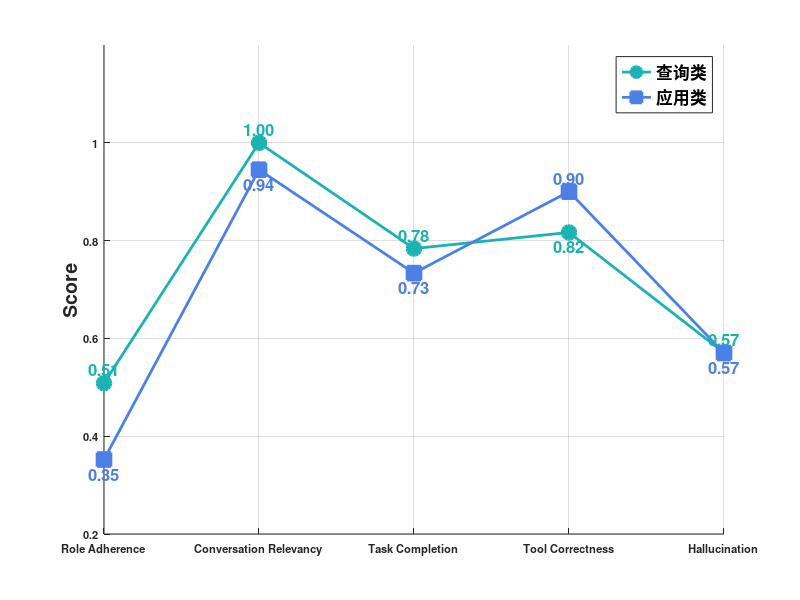

Reproduce this figure in MATLAB.
%% 1. REACT类不同问题的指标分析图
% time 
% 创建示例数据
clc;clear;
data1 = [0.50833, 0.35228; 1, 0.94499; 0.78375, 0.73347;0.81667,0.90018;0.57071,0.57004]; % 三行两列数据，每行代表一个例子，每列代表一种图例

% 设置X轴位置
x_positions = [1, 2, 3, 4, 5]; % 三个例子的X轴位置

% 创建图形
figure('Position', [100, 100, 900, 400]); % 设置图形位置和大小
%figure
% 绘制折线图
hold on; % 允许在同一图形上绘制多个对象

% 绘制第一种图例的数据点和连接线
plot(x_positions, data1(:,1), 'o-', 'LineWidth', 2, 'MarkerSize', 10, 'MarkerFaceColor', [0.1,0.7,0.7], 'Color', [0.1,0.7,0.7], 'DisplayName', '查询类');

% 绘制第二种图例的数据点和连接线
plot(x_positions, data1(:,2), 's-', 'LineWidth', 2, 'MarkerSize', 10, 'MarkerFaceColor', [0.3, 0.5, 0.9], 'Color', [0.3, 0.5, 0.9], 'DisplayName', '应用类');

% 在每个数据点上显示数值
% 计算数据点之间的垂直距离，用于确定标签偏移量
min_distance = min(abs(data1(:,1) - data1(:,2)))+0.03;
offset = min_distance / 2; % 使用最小距离的一半作为偏移量

% 在每个数据点上显示数值
for i = 1:length(x_positions)
    % 判断两个点的上下关系，智能放置标签
    if data1(i,1) > data1(i,2)
        % 查询类点在上，应用类点在下
        text(x_positions(i), data1(i,1) + offset, num2str(data1(i,1), '%.2f'), ...
            'HorizontalAlignment', 'center', ...
            'VerticalAlignment', 'bottom', ...
            'FontSize', 12, ...
            'Color', [0.1,0.7,0.7], ...
            'FontWeight', 'bold');
        
        text(x_positions(i), data1(i,2) - offset, num2str(data1(i,2), '%.2f'), ...
            'HorizontalAlignment', 'center', ...
            'VerticalAlignment', 'top', ...
            'FontSize', 12, ...
            'Color', [0.3, 0.5, 0.9], ...
            'FontWeight', 'bold');
    else
        % 应用类点在上，查询类点在下
        text(x_positions(i), data1(i,1) - offset, num2str(data1(i,1), '%.2f'), ...
            'HorizontalAlignment', 'center', ...
            'VerticalAlignment', 'top', ...
            'FontSize', 12, ...
            'Color', [0.1,0.7,0.7], ...
            'FontWeight', 'bold');
        
        text(x_positions(i), data1(i,2) + offset, num2str(data1(i,2), '%.2f'), ...
            'HorizontalAlignment', 'center', ...
            'VerticalAlignment', 'bottom', ...
            'FontSize', 12, ...
            'Color', [0.3, 0.5, 0.9], ...
            'FontWeight', 'bold');
    end
end

hold off; % 关闭图形叠加模式

% 设置X轴标签
x_labels = {'Role Adherence', 'Conversation Relevancy', 'Task Completion','Tool Correctness','Hallucination'};
set(gca, 'XTick', 1:5, 'XTickLabel', x_labels, 'FontSize', 8,'FontWeight', 'bold');

% 设置Y轴标签和范围
ylabel('Score', 'FontSize', 14,'FontWeight', 'bold');
ylim([0.2, 1.2]); 

% 添加图例
legend('查询类', '应用类', 'Location', 'northeast', 'FontSize', 12,'FontWeight', 'bold');

% 添加网格线
grid on;

% 设置图形背景和边框
set(gcf, 'Color', 'white');
set(gca, 'Color', 'white', 'Box', 'off');
